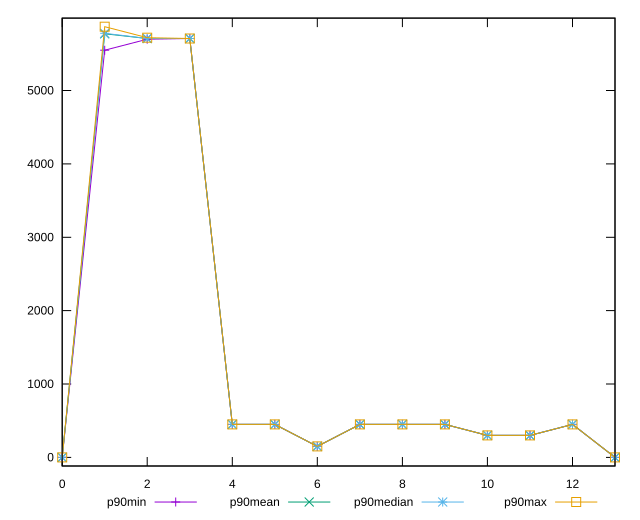

Reproduce this figure in gnuplot.
reset
set terminal svg size 640, 520 enhanced background rgb 'white'
set output "reprap/uses-text-compression/progression/value.svg"

$p90Min <<EOF
0 0
1 3150
2 5700
3 5700
4 450
5 450
6 150
7 450
8 450
9 300
10 300
11 300
12 450
13 0
EOF

$p90Mean <<EOF
0 0
1 5722.666666666667
2 5708.333333333333
3 5709.444444444444
4 450
5 450
6 150
7 450
8 450
9 436.6666666666667
10 300
11 300
12 450
13 0
EOF

$p90Median <<EOF
0 0
1 5700
2 5710
3 5710
4 450
5 450
6 150
7 450
8 450
9 450
10 300
11 300
12 450
13 0
EOF

$p90Max <<EOF
0 0
1 5850
2 5710
3 5710
4 450
5 450
6 150
7 450
8 450
9 450
10 300
11 300
12 450
13 0
EOF

set key outside below
set yrange [-117:5967]

plot \
  $p90Min title "p90min" with linespoints, \
  $p90Mean title "p90mean" with linespoints, \
  $p90Median title "p90median" with linespoints, \
  $p90Max title "p90max" with linespoints, \


reset
